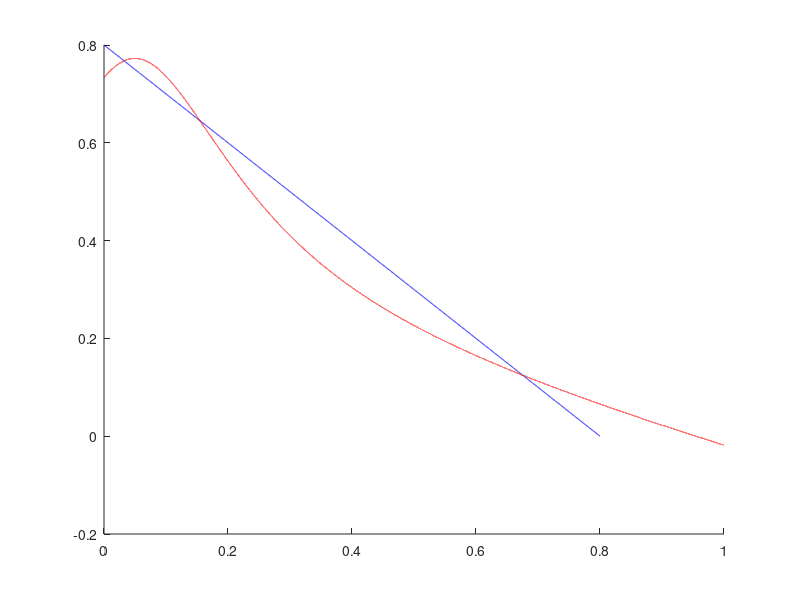

The MATLAB script that drew this image: (Note: this script raises an error after producing the figure.)
close all
hold off

a1=0.1;
a2=-1.3;
a3=1.2;
a4=2;
d1=0.2;
beta=0.2;


x=linspace(0,1,70000)
p=linspace(0,0.8,10000)
xx=linspace(-5,5,10000)
yy=xx.*0

g1=1-d1-p
g2=(((1+a2+a3-x).*(x.^2+beta^2)-(a2.*beta^2)).*(x.^2+beta^2+a1.*x))./((1+a4).*(x.^2+beta^2).^2)



hold on
p1=plot(p,g1,'b')
p2=plot(x,g2,'r')
%p3=xline(d1,'m')
p4=xline(0,'k--')
p5=plot(xx,yy,'k--')
plot(0,(1+a3)/(1+a4),'*')
plot(0.0323576,0.767582,'*')
plot(1-d1,0,'*')
plot(0,1-d1,'*')
plot(0.153159,0.648105,'*')
plot(0.673138,0.125892,'*')
plot(0.956596,0,'*')

xlim([-0.6 0.5])
ylim([0 2])
legend([p1 p2 p4 p5],'$g_1(y)=1-d_1-y$','$g_2(y)=\frac{[(1+a_2+a_3-y)(y^2+\beta^2)-a_2\beta^2](y^2+\beta^2+a_1y)}{(1+a_4)(y^2+\beta^2)^2} $','interpreter','latex')